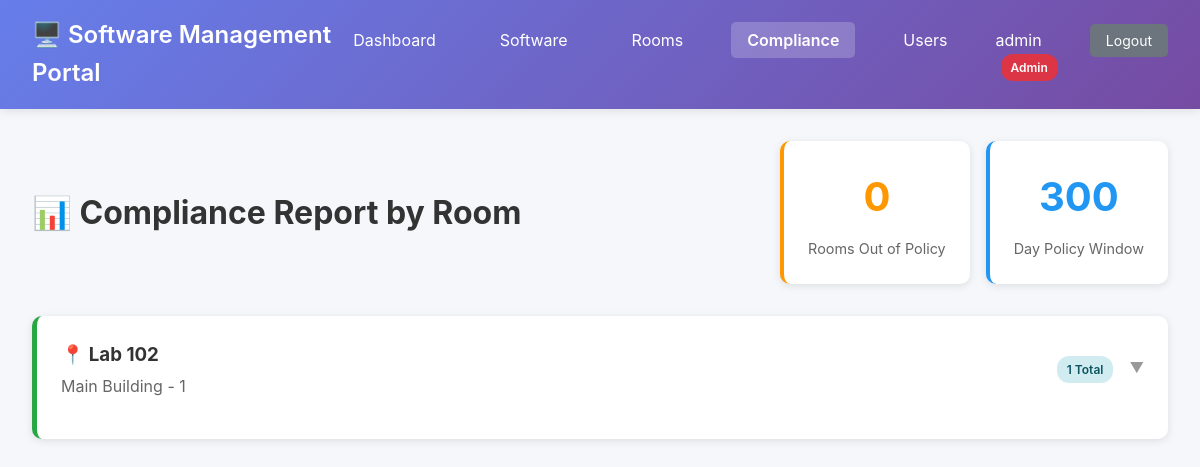
The app's page /compliance (signed in), older data.
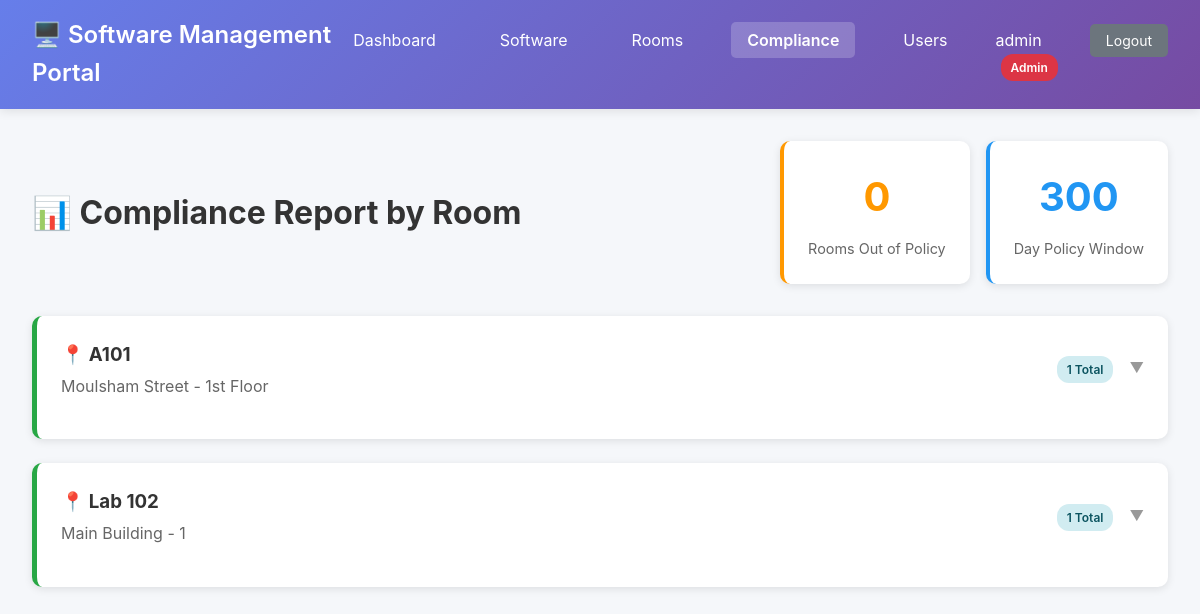
The same page, newer data.
### tables this page shows
CREATE TABLE rooms (
    id INTEGER PRIMARY KEY AUTOINCREMENT,
    room_name TEXT NOT NULL UNIQUE,
    building TEXT,
    floor TEXT,
    created_at TIMESTAMP DEFAULT CURRENT_TIMESTAMP
);

### app.py (the view)
@app.route('/compliance')
@login_required
@superuser_required
def compliance_report():
    conn = get_db()
    cursor = conn.cursor()
    cursor.execute('''
        SELECT
            r.id as room_id, r.room_name, r.building, r.floor,
            COUNT(i.id) as total_installations,
            SUM(CASE WHEN CAST((julianday('now') - julianday(i.last_updated)) AS INTEGER) > ?
                AND i.is_long_life = 0 THEN 1 ELSE 0 END) as out_of_policy_count,
            SUM(CASE WHEN CAST((julianday('now') - julianday(i.last_updated)) AS INTEGER) > ? - 30
                AND CAST((julianday('now') - julianday(i.last_updated)) AS INTEGER) <= ?
                AND i.is_long_life = 0 THEN 1 ELSE 0 END) as warning_count,
            MIN(CASE WHEN i.is_long_life = 0
                THEN CAST((julianday('now') - julianday(i.last_updated)) AS INTEGER) END) as oldest_update_days
        FROM rooms r
        LEFT JOIN installations i ON r.id = i.room_id
        GROUP BY r.id
        HAVING total_installations > 0
        ORDER BY out_of_policy_count DESC, warning_count DESC, oldest_update_days DESC
    ''', (UPDATE_POLICY_DAYS, UPDATE_POLICY_DAYS, UPDATE_POLICY_DAYS))
    rooms = cursor.fetchall()
    room_details = {}
    for room in rooms:
        cursor.execute('''
            SELECT
                i.id as installation_id, s.software_name, s.vendor, i.installed_version, i.last_updated,
                CAST((julianday('now') - julianday(i.last_updated)) AS INTEGER) as days_since_update,
                i.is_long_life, i.long_life_reason, i.updated_by
            FROM installations i
            JOIN software s ON i.software_id = s.id
            WHERE i.room_id = ?
            AND (CAST((julianday('now') - julianday(i.last_updated)) AS INTEGER) > ? - 30
                 OR i.is_long_life = 1)
            ORDER BY days_since_update DESC
        ''', (room['room_id'], UPDATE_POLICY_DAYS))
        room_details[room['room_id']] = cursor.fetchall()
    conn.close()
    return render_template('compliance_report.html', rooms=rooms, room_details=room_details,
                          update_policy_days=UPDATE_POLICY_DAYS)

### app.py (called while the page is built)
@login_manager.user_loader
def load_user(user_id):
    conn = get_db()
    cursor = conn.cursor()
    cursor.execute('SELECT id, username, full_name, is_superuser FROM users WHERE id = ?', (user_id,))
    user_data = cursor.fetchone()
    conn.close()
    if user_data:
        return User(user_data['id'], user_data['username'], user_data['full_name'], user_data['is_superuser'])
    return None

def superuser_required(f):
    @wraps(f)
    def decorated_function(*args, **kwargs):
        if not current_user.is_authenticated or not current_user.is_superuser:
            flash('You need superuser privileges to access this page.', 'error')
            return redirect(url_for('index'))
        return f(*args, **kwargs)
    return decorated_function

def get_db():
    conn = sqlite3.connect(DB_PATH)
    conn.row_factory = sqlite3.Row
    return conn

### templates/compliance_report.html (shortened to what this page needs)
<!DOCTYPE html>
<html lang="en">
<head>
    <link rel="stylesheet" href="{{ url_for('static', filename='style.css') }}">
</head>
<body>
    <nav class="navbar">
        <div class="nav-brand">
            <h1>🖥️ Software Management Portal</h1>
        </div>
        <ul class="nav-menu">
            <li><a href="{{ url_for('index') }}">Dashboard</a></li>
            <li><a href="{{ url_for('software_list') }}">Software</a></li>
            <li><a href="{{ url_for('rooms_list') }}">Rooms</a></li>
            {% if current_user.is_superuser %}
            <li><a href="{{ url_for('compliance_report') }}" class="active">Compliance</a></li>
            <li><a href="{{ url_for('users_list') }}">Users</a></li>
            {% endif %}
            <li class="user-info">
                {{ current_user.username }}
                {% if current_user.is_superuser %}
                <span class="badge badge-admin">Admin</span>
                {% endif %}
            </li>
            <li><a href="{{ url_for('logout') }}" class="btn-sm btn-secondary">Logout</a></li>
        </ul>
    </nav>
    <div class="container">
        <div class="page-header">
            <h2>📊 Compliance Report by Room</h2>
            <div class="header-stats">
                <div class="stat-card warning">
                    <div class="stat-value">{{ rooms|selectattr('out_of_policy_count', 'gt', 0)|list|length }}</div>
                    <div class="stat-label">Rooms Out of Policy</div>
                </div>
                <div class="stat-card info">
                    <div class="stat-value">{{ update_policy_days }}</div>
                    <div class="stat-label">Day Policy Window</div>
                </div>
            </div>
        </div>
        {% if rooms %}
            {% for room in rooms %}
                {% set status = 'critical' if room.out_of_policy_count > 0 else ('warning' if room.warning_count > 0 else 'good') %}
                <div class="compliance-card {{ status }}">
                    <div class="room-header" data-room-id="{{ room.room_id }}" onclick="toggleDetails(this.dataset.roomId)">
                        <div>
                            <h3>📍 {{ room.room_name }}</h3>
                            <p style="color: #666; margin: 0.25rem 0 0 0;">
                                {% if room.building %}{{ room.building }}{% endif %}
                                {% if room.floor %} - {{ room.floor }}{% endif %}
                            </p>
                        </div>
                        <div class="room-stats">
                            <span class="badge badge-info">{{ room.total_installations }} Total</span>
                            <span style="color: #999;">▼</span>
                        </div>
                    </div>
                </div>
            {% endfor %}
        {% else %}
            <div class="compliance-card good">
                <p style="text-align: center; color: #28a745; font-size: 1.2rem; margin: 2rem 0;">
                    ✓ All rooms are fully compliant!
                </p>
            </div>
        {% endif %}
    </div>
</body>
</html>

Row changes from the older to the newer data that the page shows:
added rooms: room_name "A101", building "Moulsham Street", floor "1st Floor", total_installations "1"
